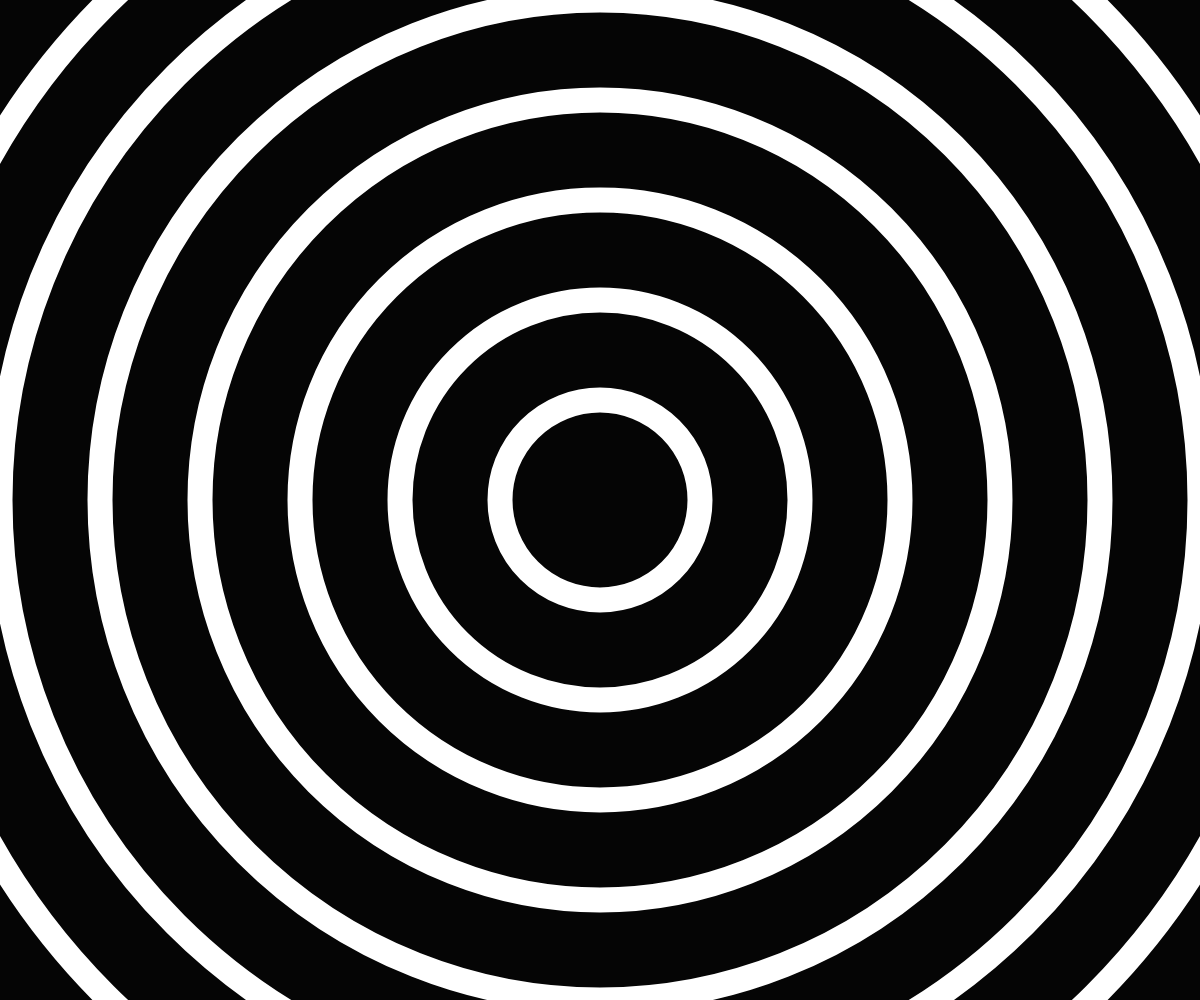
Frame 1 (no input)
Frame 60 (no input): identical to frame 1, image omitted
Frame 120 (the mouse pressed at the canvas centre since frame 60): identical to frame 1, image omitted

The p5.js sketch that drew this single still picture (run headless with seeded random() and noise() and a simulated clock; from frame 60 on, the mouse is pressed at the canvas centre):

// p5.js sketch
// ── sketch.js
//https://massmoca.org/event/walldrawing1261/
//Scribbles Yale
function setup() {
	createCanvas(windowWidth, windowHeight);
	
	background(5);
	strokeWeight(25);
	noFill();

var i = 0
	//while loop creates circles
	while(i<100) {
	stroke(255)
	ellipse(windowWidth/2,windowHeight/2,i*200,i*200);
	i++;
	}
}

function draw() {
  
}
